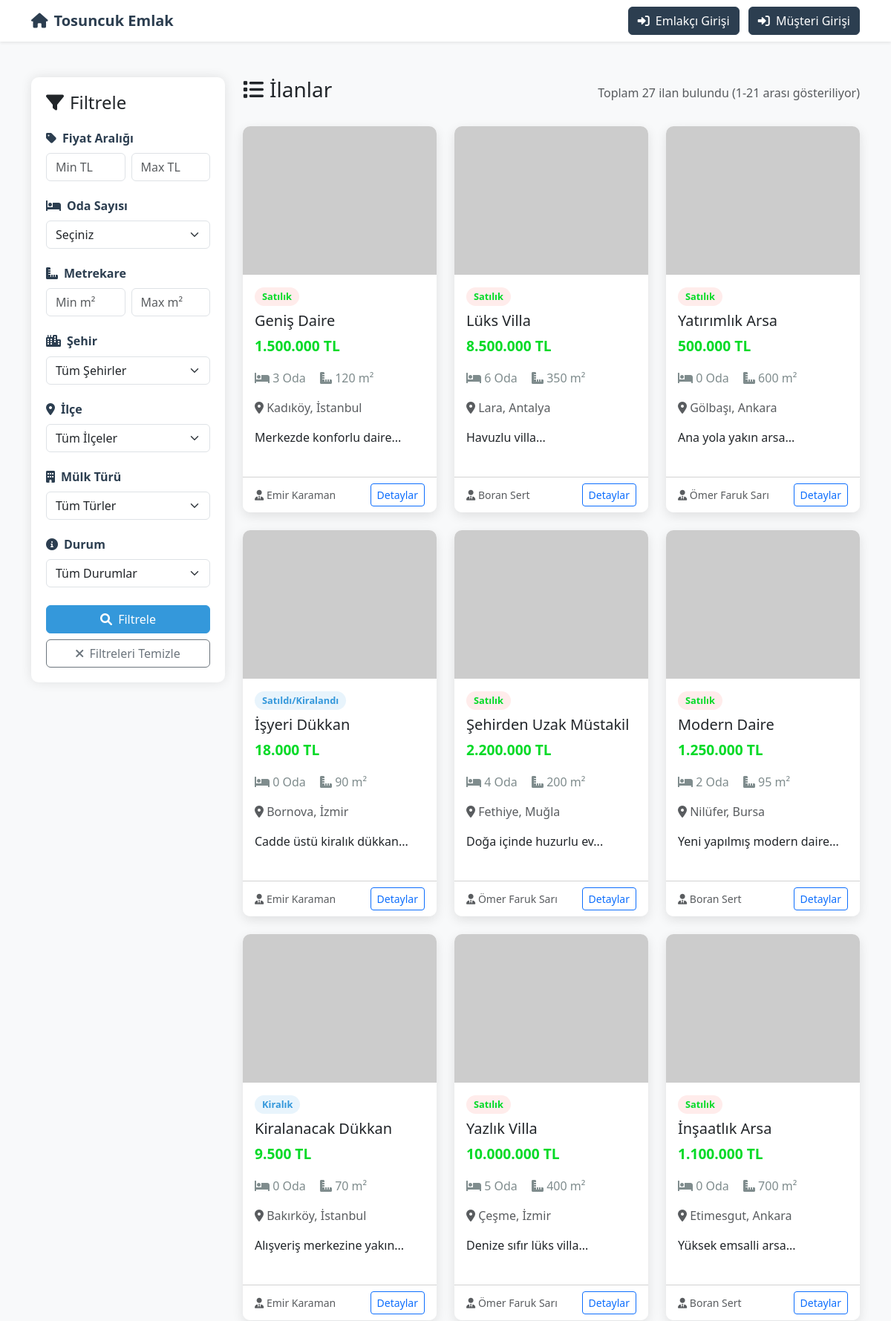
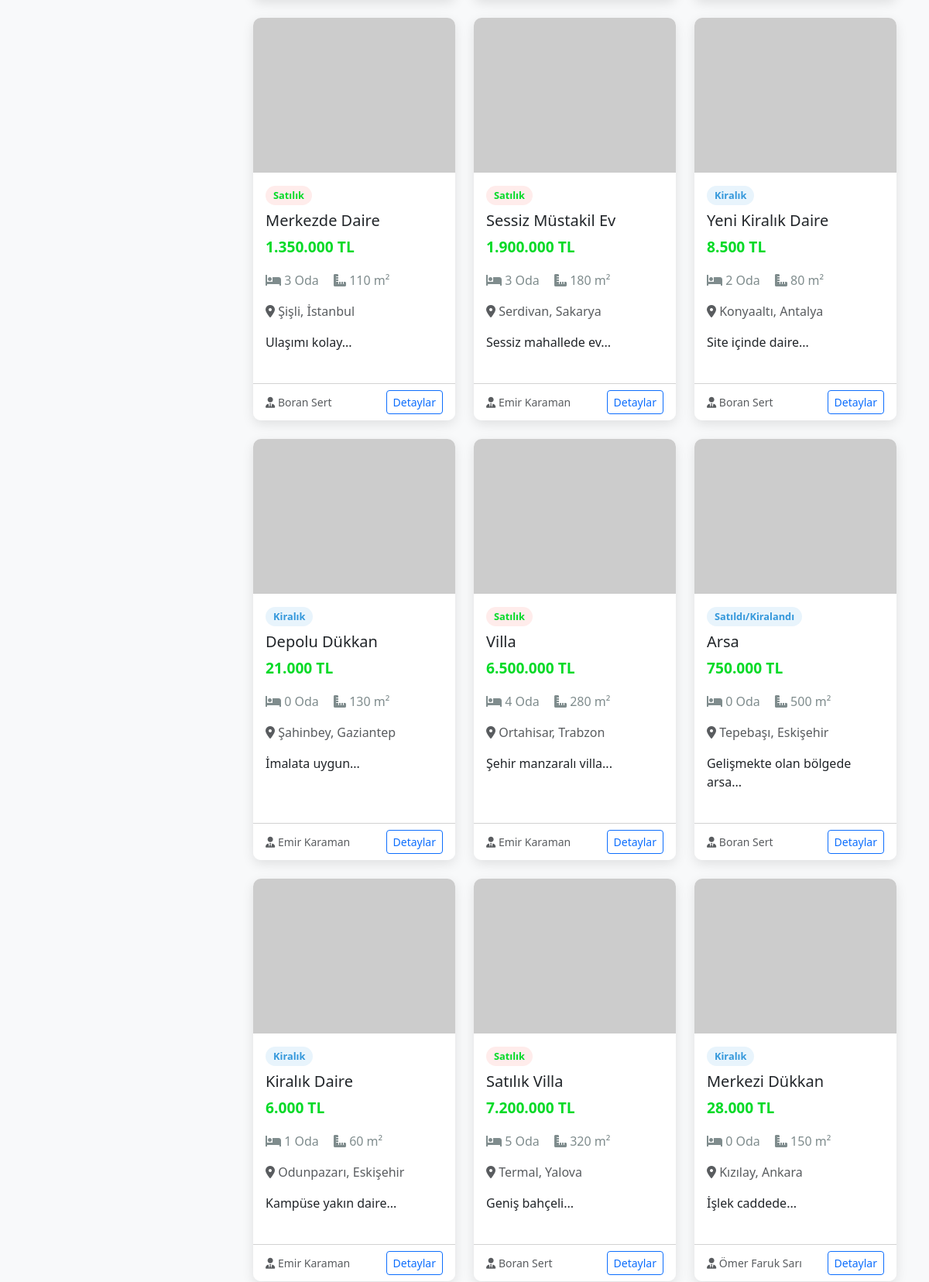
Screenshot of /Website/index.php (upper part) with the database file from the repository (2 pictures, top to bottom).
### Website/index.php (the view, shortened to what this page needs)
<?php
require_once 'baglanti.php';
$sayfa_basina_ilan = 21;
$sayfa            = isset($_GET['sayfa']) ? (int)$_GET['sayfa'] : 1;
function get_int_or_empty($name) {
    return (isset($_GET[$name]) && $_GET[$name] !== '') ? intval($_GET[$name]) : '';
}
$min_fiyat = get_int_or_empty('min_fiyat');
$max_fiyat = get_int_or_empty('max_fiyat');
$min_metrekare = get_int_or_empty('min_metrekare');
$max_metrekare = get_int_or_empty('max_metrekare');
$sql = "SELECT SQL_CALC_FOUND_ROWS m.*,
               k.`kullanıcı_adı` AS emlakci_adi
        FROM `mülk` m
        LEFT JOIN `kullanıcılar` k ON m.emlakçı_id = k.id
        WHERE 1=1";
$offset = ($sayfa - 1) * $sayfa_basina_ilan;
$sql   .= " LIMIT $offset, $sayfa_basina_ilan";
$result = mysqli_query($baglanti, $sql) or die(mysqli_error($baglanti));
$toplam_ilan       = mysqli_fetch_row(mysqli_query($baglanti, "SELECT FOUND_ROWS()"))[0];
?>
<!DOCTYPE html>
<html lang="tr">
<head>
    <link href="https://cdn.jsdelivr.net/npm/bootstrap@5.3.0/dist/css/bootstrap.min.css" rel="stylesheet">
    <link rel="stylesheet" href="https://cdnjs.cloudflare.com/ajax/libs/font-awesome/6.0.0/css/all.min.css">
</head>
<body>
 <nav class="navbar navbar-expand-lg navbar-light bg-white shadow-sm">
    <div class="container">
        <a class="navbar-brand" href="#">
            <i class="fas fa-home me-2"></i>Tosuncuk Emlak
        </a>
        <div class="ms-auto">
            <?php if (isset($_SESSION['giris_yapildi']) && $_SESSION['giris_yapildi'] === true): ?>
                <div class="d-flex align-items-center">
                    <div class="me-3">
                        <i class="fas fa-user me-1"></i>
                        <?= htmlspecialchars($_SESSION['kullanici_adi']) ?>
                    </div>
                    <a href="cikis.php" class="btn btn-outline-danger btn-sm">
                        <i class="fas fa-sign-out-alt me-1"></i> Çıkış
                    </a>
                </div>
            <?php else: ?>
                <a href="giris.php" class="btn login-btn text-white me-2">
                    <i class="fas fa-sign-in-alt me-1"></i> Emlakçı Girişi
                </a>
                <a href="müşterigiriş.php" class="btn login-btn text-white">
                    <i class="fas fa-sign-in-alt me-1"></i> Müşteri Girişi
                </a>
            <?php endif; ?>
        </div>
    </div>
  </nav>
    <div class="container py-5">
        <div class="row">
            <div class="col-lg-3 mb-4">
                <div class="sidebar sticky-top" style="top: 20px;">
                    <h4 class="mb-4"><i class="fas fa-filter me-2"></i>Filtrele</h4>
                    <form method="get" action="index.php">
                        <div class="mb-4">
                            <h6 class="filter-title"><i class="fas fa-tag me-2"></i>Fiyat Aralığı</h6>
                            <div class="row g-2">
                                <div class="col">
                                    <input type="number" class="form-control" name="min_fiyat" placeholder="Min TL" value="<?= htmlspecialchars($min_fiyat) ?>">
                                </div>
                                <div class="col">
                                    <input type="number" class="form-control" name="max_fiyat" placeholder="Max TL" value="<?= htmlspecialchars($max_fiyat) ?>">
                                </div>
                            </div>
                        </div>
                        <div class="mb-4">
                            <h6 class="filter-title"><i class="fas fa-bed me-2"></i>Oda Sayısı</h6>
                            <select class="form-select" name="oda_sayisi">
                                <option value="">Seçiniz</option>
                            </select>
                        </div>
                        <div class="mb-4">
                            <h6 class="filter-title"><i class="fas fa-ruler-combined me-2"></i>Metrekare</h6>
                            <div class="row g-2">
                                <div class="col">
                                    <input type="number" class="form-control" name="min_metrekare" placeholder="Min m²" value="<?= htmlspecialchars($min_metrekare) ?>">
                                </div>
                                <div class="col">
                                    <input type="number" class="form-control" name="max_metrekare" placeholder="Max m²" value="<?= htmlspecialchars($max_metrekare) ?>">
                                </div>
                            </div>
                        </div>
                        <div class="mb-4">
                            <h6 class="filter-title"><i class="fas fa-city me-2"></i>Şehir</h6>
                            <select class="form-select" name="sehir">
                                <option value="">Tüm Şehirler</option>
                            </select>
                        </div>
                        <div class="mb-4">
                            <h6 class="filter-title"><i class="fas fa-map-marker-alt me-2"></i>İlçe</h6>
                            <select class="form-select" name="ilce">
                                <option value="">Tüm İlçeler</option>
                            </select>
                        </div>
                        <div class="mb-4">
                            <h6 class="filter-title"><i class="fas fa-building me-2"></i>Mülk Türü</h6>
                            <select class="form-select" name="tur">
                                <option value="">Tüm Türler</option>
                            </select>
                        </div>
                        <div class="mb-4">
                            <h6 class="filter-title"><i class="fas fa-info-circle me-2"></i>Durum</h6>
                            <select class="form-select" name="durum">
                                <option value="">Tüm Durumlar</option>
                            </select>
                        </div>
                        <button type="submit" class="btn btn-primary w-100 mb-2">
                            <i class="fas fa-search me-1"></i> Filtrele
                        </button>
                        <a href="index.php" class="btn btn-outline-secondary w-100">
                            <i class="fas fa-times me-1"></i> Filtreleri Temizle
                        </a>
                    </form>
                </div>
            </div>
            <div class="col-lg-9">
                <div class="d-flex justify-content-between align-items-center mb-4">
                    <h3><i class="fas fa-list me-2"></i>İlanlar</h3>
                    <div class="text-muted">
                        Toplam <?= number_format($toplam_ilan, 0, ',', '.') ?> ilan bulundu
                        (<?= ($sayfa - 1) * $sayfa_basina_ilan + 1 ?>-<?= min($sayfa * $sayfa_basina_ilan, $toplam_ilan) ?> arası gösteriliyor)
                    </div>
                </div>
                <?php if(mysqli_num_rows($result) > 0): ?>
                    <div class="row">
                        <?php while($ilan = mysqli_fetch_assoc($result)): ?>
                            <div class="col-md-6 col-lg-4 mb-4">
                                <div class="card property-card h-100">
                                    <img src="https://via.placeholder.com/400x300?text=<?= urlencode($ilan['başlık']) ?>" class="property-img card-img-top" alt="İlan Görseli">
                                    <div class="card-body">
                                        <span class="property-status <?= (mb_strtolower($ilan['durum']) === 'satılık' ? 'status-satilik' : 'status-kiralik') ?>">
                                            <?= htmlspecialchars($ilan['durum']) ?>
                                        </span>
                                        <h5 class="card-title mt-2"><?= htmlspecialchars($ilan['başlık']) ?></h5>
                                        <p class="property-price"><?= number_format($ilan['fiyat'], 0, ',', '.') ?> TL</p>
                                        <div class="property-features mb-3">
                                            <span><i class="fas fa-bed"></i> <?= htmlspecialchars($ilan['odasayısı']) ?> Oda</span>
                                            <span><i class="fas fa-ruler-combined"></i> <?= htmlspecialchars($ilan['m^2']) ?> m²</span>
                                        </div>
                                        <p class="card-text text-muted">
                                            <i class="fas fa-map-marker-alt"></i> <?= htmlspecialchars($ilan['ilçe']) ?>, <?= htmlspecialchars($ilan['şehir']) ?>
                                        </p>
                                        <p class="card-text"><?= nl2br(htmlspecialchars(mb_substr($ilan['açıklama'], 0, 100) . '...')) ?></p>
                                    </div>
                                    <div class="card-footer bg-white">
                                        <div class="d-flex justify-content-between align-items-center">
                                            <small class="text-muted">
                                                <i class="fas fa-user-tie"></i> <?= htmlspecialchars($ilan['emlakci_adi']) ?>
                                            </small>
                                            <a href="detay.php?id=<?= $ilan['id'] ?>" class="btn btn-sm btn-outline-primary">Detaylar</a>
                                        </div>
                                    </div>
                                </div>
                            </div>
                        <?php endwhile; ?>
                    </div>
                <?php else: ?>
                    <div class="alert alert-warning">
                        <i class="fas fa-exclamation-circle me-2"></i> Filtreleme kriterlerinize uygun ilan bulunamadı.
                    </div>
                <?php endif; ?>
            </div>
        </div>
    </div>
</body>
</html>

### Website/index.php (style rules this page uses)
:root { --primary-color: #2c3e50; --secondary-color: #3498db; --accent-color:rgb(4, 218, 39); }
body { font-family: 'Segoe UI', Tahoma, Geneva, Verdana, sans-serif; background-color: #f8f9fa; }
.navbar-brand { font-weight: 700; color: var(--primary-color) !important; }
.sidebar { background: white; box-shadow: 0 0 15px rgba(0,0,0,0.1); border-radius: 10px; padding: 20px; }
.filter-title { font-weight: 600; color: var(--primary-color); margin-bottom: 10px; }
.property-card { transition: transform 0.3s, box-shadow 0.3s; border: none; border-radius: 10px; overflow: hidden; box-shadow: 0 5px 15px rgba(0,0,0,0.1); margin-bottom: 25px; }
.property-img { height: 200px; object-fit: cover; width: 100%; }
.property-price { color: var(--accent-color); font-weight: 700; font-size: 1.2rem; }
.property-status { display: inline-block; padding: 3px 10px; border-radius: 20px; font-size: 0.8rem; font-weight: 600; }
.status-satilik { background-color: #ffeceb; color: var(--accent-color); }
.status-kiralik { background-color: #e8f4fc; color: var(--secondary-color); }
.property-features span { margin-right: 15px; color: #7f8c8d; }
.btn-primary { background-color: var(--secondary-color); border-color: var(--secondary-color); }
.login-btn { background-color: var(--primary-color); border-color: var(--primary-color); }

### rows the page displays
mülk: durum "Satılık", başlık "Geniş Daire", fiyat "1.500.000", odasayısı "3", value "120", ilçe "Kadıköy", şehir "İstanbul", açıklama "Merkezde konforlu daire...", emlakçı.kullanıcı_adı "Emir Karaman"
mülk: durum "Satılık", başlık "Lüks Villa", fiyat "8.500.000", odasayısı "6", value "350", ilçe "Lara", şehir "Antalya", açıklama "Havuzlu villa...", emlakçı.kullanıcı_adı "Boran Sert"
mülk: durum "Satılık", başlık "Yatırımlık Arsa", fiyat "500.000", odasayısı "0", value "600", ilçe "Gölbaşı", şehir "Ankara", açıklama "Ana yola yakın arsa...", emlakçı.kullanıcı_adı "Ömer Faruk Sarı"
mülk: durum "Satıldı/Kiralandı", başlık "İşyeri Dükkan", fiyat "18.000", odasayısı "0", value "90", ilçe "Bornova", şehir "İzmir", açıklama "Cadde üstü kiralık dükkan...", emlakçı.kullanıcı_adı "Emir Karaman"
mülk: durum "Satılık", başlık "Şehirden Uzak Müstakil", fiyat "2.200.000", odasayısı "4", value "200", ilçe "Fethiye", şehir "Muğla", açıklama "Doğa içinde huzurlu ev...", emlakçı.kullanıcı_adı "Ömer Faruk Sarı"
mülk: durum "Satılık", başlık "Modern Daire", fiyat "1.250.000", odasayısı "2", value "95", ilçe "Nilüfer", şehir "Bursa", açıklama "Yeni yapılmış modern daire...", emlakçı.kullanıcı_adı "Boran Sert"
mülk: durum "Kiralık", başlık "Kiralanacak Dükkan", fiyat "9.500", odasayısı "0", value "70", ilçe "Bakırköy", şehir "İstanbul", açıklama "Alışveriş merkezine yakın...", emlakçı.kullanıcı_adı "Emir Karaman"
mülk: durum "Satılık", başlık "Yazlık Villa", fiyat "10.000.000", odasayısı "5", value "400", ilçe "Çeşme", şehir "İzmir", açıklama "Denize sıfır lüks villa...", emlakçı.kullanıcı_adı "Ömer Faruk Sarı"
mülk: durum "Satılık", başlık "İnşaatlık Arsa", fiyat "1.100.000", odasayısı "0", value "700", ilçe "Etimesgut", şehir "Ankara", açıklama "Yüksek emsalli arsa...", emlakçı.kullanıcı_adı "Boran Sert"
mülk: durum "Satılık", başlık "Merkezde Daire", fiyat "1.350.000", odasayısı "3", value "110", ilçe "Şişli", şehir "İstanbul", açıklama "Ulaşımı kolay...", emlakçı.kullanıcı_adı "Boran Sert"
mülk: durum "Satılık", başlık "Sessiz Müstakil Ev", fiyat "1.900.000", odasayısı "3", value "180", ilçe "Serdivan", şehir "Sakarya", açıklama "Sessiz mahallede ev...", emlakçı.kullanıcı_adı "Emir Karaman"
mülk: durum "Kiralık", başlık "Yeni Kiralık Daire", fiyat "8.500", odasayısı "2", value "80", ilçe "Konyaaltı", şehir "Antalya", açıklama "Site içinde daire...", emlakçı.kullanıcı_adı "Boran Sert"
mülk: durum "Kiralık", başlık "Depolu Dükkan", fiyat "21.000", odasayısı "0", value "130", ilçe "Şahinbey", şehir "Gaziantep", açıklama "İmalata uygun...", emlakçı.kullanıcı_adı "Emir Karaman"
mülk: durum "Satılık", başlık "Villa", fiyat "6.500.000", odasayısı "4", value "280", ilçe "Ortahisar", şehir "Trabzon", açıklama "Şehir manzaralı villa...", emlakçı.kullanıcı_adı "Emir Karaman"
mülk: durum "Satıldı/Kiralandı", başlık "Arsa", fiyat "750.000", odasayısı "0", value "500", ilçe "Tepebaşı", şehir "Eskişehir", açıklama "Gelişmekte olan bölgede arsa...", emlakçı.kullanıcı_adı "Boran Sert"
mülk: durum "Kiralık", başlık "Kiralık Daire", fiyat "6.000", odasayısı "1", value "60", ilçe "Odunpazarı", şehir "Eskişehir", açıklama "Kampüse yakın daire...", emlakçı.kullanıcı_adı "Emir Karaman"
mülk: durum "Satılık", başlık "Satılık Villa", fiyat "7.200.000", odasayısı "5", value "320", ilçe "Termal", şehir "Yalova", açıklama "Geniş bahçeli...", emlakçı.kullanıcı_adı "Boran Sert"
mülk: durum "Kiralık", başlık "Merkezi Dükkan", fiyat "28.000", odasayısı "0", value "150", ilçe "Kızılay", şehir "Ankara", açıklama "İşlek caddede...", emlakçı.kullanıcı_adı "Ömer Faruk Sarı"

### other values shown
$toplam_ilan "27"
min($sayfa * $sayfa_basina_ilan, $toplam_ilan) "21"
